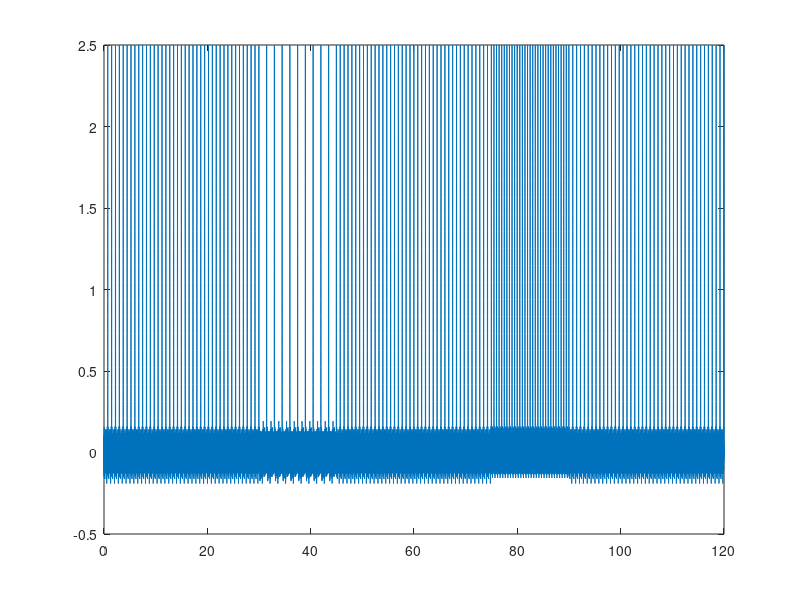

MATLAB code to generate this figure:
% 1 = 1 ms
% 1 below 50 bpm
% 1 above 100 bpm
% normal 80 bpm 80 beats in 60000

%normal section 750 two beats (80 bpm)
norm_base = 0.1*zeros(700,1);
temp_x = linspace(0,25,25);
norm_peakU = temp_x.*0.1;
norm_peakD = 2.5 - 0.1.*temp_x;
normY = cat(1,awgn(norm_base,25),norm_peakU',norm_peakD');

%slow dying section 1500 two beats (50 bpm)
brady_base = 0.1*zeros(1450,1);
bradyY = cat(1,awgn(brady_base,25),norm_peakU',norm_peakD');

%fast dying section 500 two beats (120 bpm)
tachy_base = 0.1*zeros(450,1);
tachyY = cat(1,awgn(tachy_base,25),norm_peakU',norm_peakD');

%30s living time
normal_sec = normY;
for i = 2:1:40
    normal_sec = cat(1,normal_sec,normY);
end

%15s slow and fast dying
brady_sec = bradyY;
for i = 2:1:10
    brady_sec = cat(1,brady_sec,bradyY);
end

tachy_sec = tachyY;
for i = 2:1:30
    tachy_sec = cat(1,tachy_sec,tachyY);
end

M = zeros(120000,2);
M(:,1) = linspace(0,120,120000);
M(:,2) = cat(1,normal_sec,brady_sec,normal_sec,tachy_sec,normal_sec);
figure(1); clf
plot(M(:,1),M(:,2));
M2 = zeros(240000,2);
M2(:,1) = linspace(0,240,240000);
M2(:,2) = cat(1,M(:,2),M(:,2));

cd('C:\Users\User\Documents');
fid = fopen('full_test.csv','w+');
fprintf(fid, '%s,', 'times');
fprintf(fid, '%s\n', 'voltages');
fclose(fid);
dlmwrite('full_test.csv',M2,'-append');
